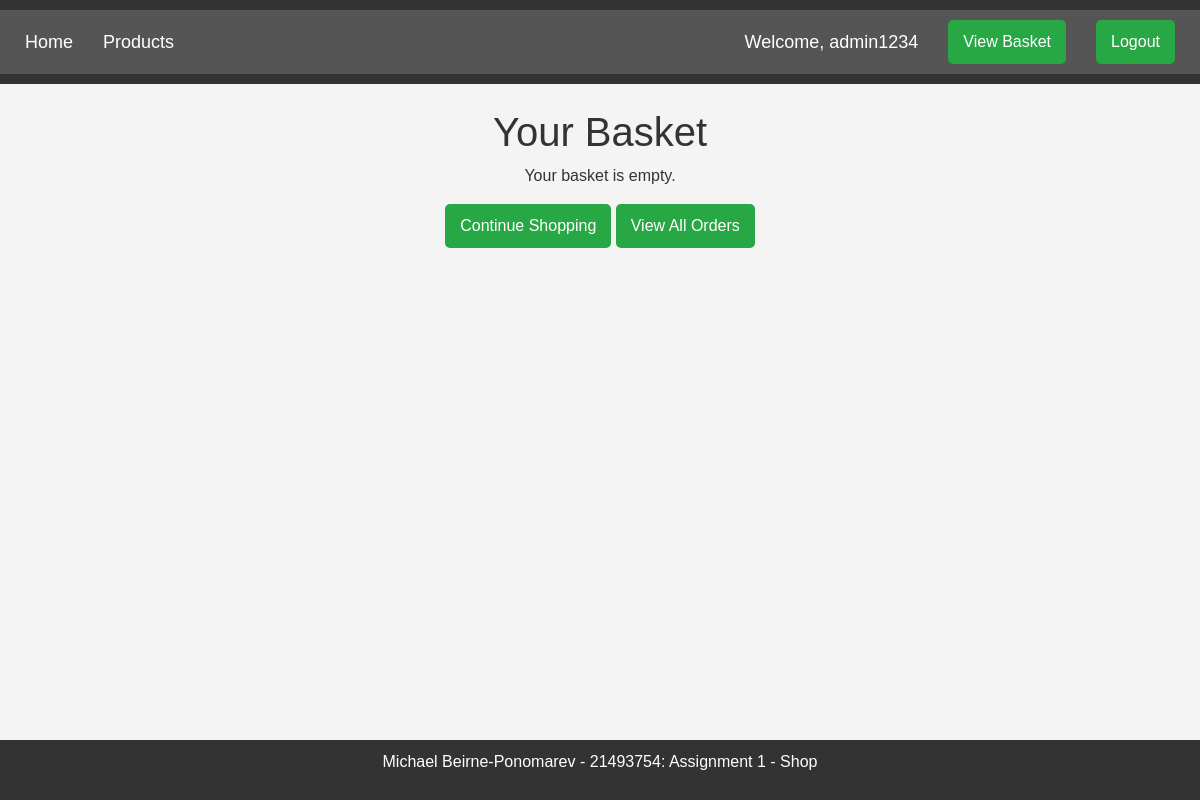
Page /view-basket/ (signed in) on the earlier database version.
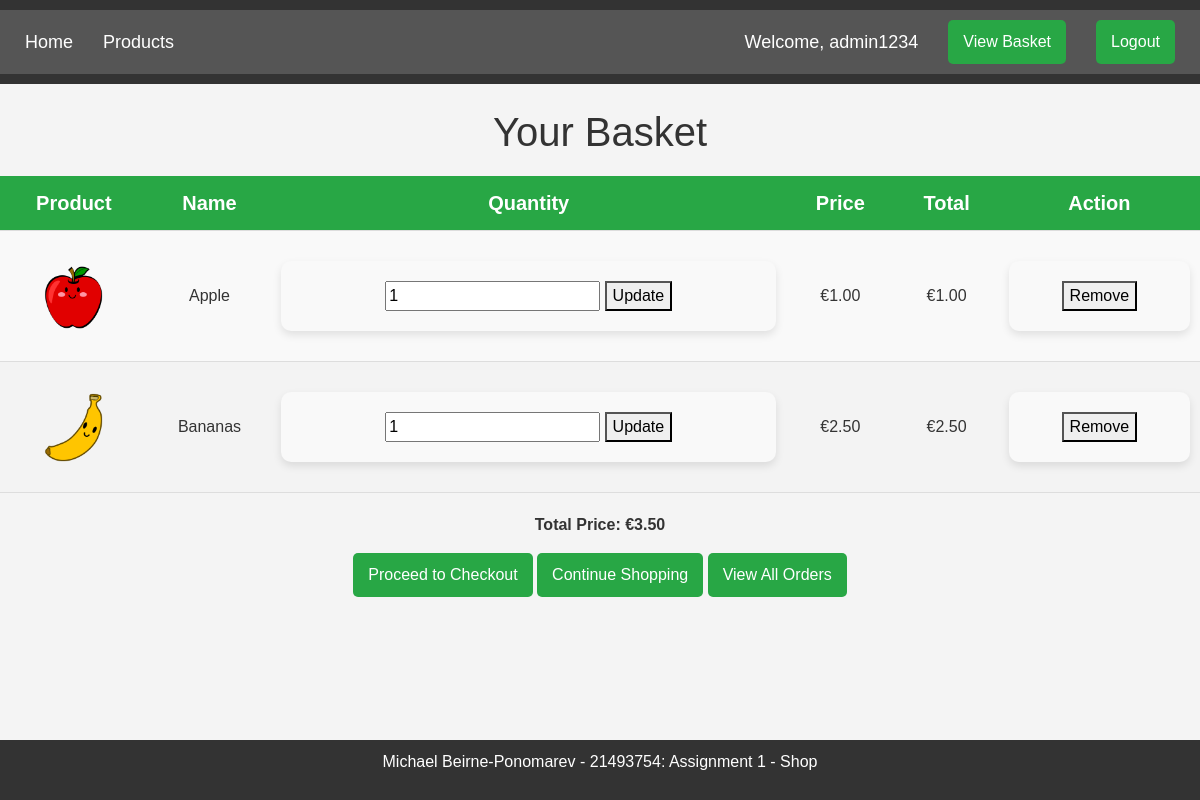
Same page on the later database version.
### mikeshop/models.py (models this page shows)
class User(AbstractUser):
    pass

class BasketItem(models.Model):
    id = models.AutoField(primary_key=True)
    basket_id = models.ForeignKey(Basket, on_delete=models.CASCADE)
    product_id = models.ForeignKey(Product, on_delete=models.CASCADE)
    quantity = models.IntegerField(default=1)
    def item_price(self):
        return self.product_id.price * self.quantity

class Product(models.Model):
    id = models.AutoField(primary_key=True)
    name = models.CharField(max_length=200, null=False)
    description = models.TextField(null = False)
    price = models.DecimalField(max_digits=6, decimal_places=2, default=0.0)
    product_image = models.FileField(upload_to='products')

### mikeshop/views.py (the view)
# urls.py: path('view-basket/', views.view_basket, name='view_basket'),
@login_required
def view_basket(request):
    if not request.user.is_authenticated:
        return redirect('/login')
    user = request.user
    basket = Basket.objects.filter(user_id=user, is_active=True).first()
    if basket is None:
        return render(request, 'view_basket.html', {'empty': True})
    basket_items = BasketItem.objects.filter(basket_id=basket)
    total_price = sum(item.item_price() for item in basket_items)
    context = {
        'basket': basket,
        'basket_items': basket_items,
        'total_price': total_price
    }
    return render(request, 'view_basket.html', context)

### mikeshop/templates/view_basket.html (shortened to what this page needs)
{% extends 'base.html' %}
{% block content %}
<br>
<div class="center">
<h1>Your Basket</h1>
{% if basket_items %}
    <table>
        <tr>
            <th>Product</th>
            <th>Name</th>
            <th>Quantity</th>
            <th>Price</th>
            <th>Total</th>
            <th>Action</th>
        </tr>
        {% for item in basket_items %}
        <tr>
            <td><img src="{{ item.product_id.product_image.url }}" alt="{{ item.product_id.name }}" style="width: 75px; height: 75px;"/></td>
            <td>{{ item.product_id.name }}</td>
            <td>
                <form action="{% url 'update_quantity' item.id %}" method="post">
                    <input type="number" name="quantity" value="{{ item.quantity }}" min="1">
                    <button type="submit">Update</button>
                </form>
            </td>
            <td>€{{ item.product_id.price }}</td>
            <td>€{{ item.item_price }}</td>
            <td>
                <form action="{% url 'remove_from_basket' item.id %}" method="post">
                    <button type="submit">Remove</button>
                </form>
            </td>
        </tr>
        {% endfor %}
    </table>
    <div class="center">
    <p><strong>Total Price: €{{ total_price }}</strong></p>
    <a href="{% url 'order' %}" class="btn btn-primary">Proceed to Checkout</a>
{% else %}
    <p>Your basket is empty.</p>
{% endif %}
<a href="{% url 'products' %}" class="btn btn-primary">Continue Shopping</a>
<a href="{% url 'view_orders' %}" class="btn btn-primary">View All Orders</a>
    </div>
</div>
{% endblock %}

### mikeshop/templates/base.html (shortened to what this page needs)
<!DOCTYPE html>
<html lang="en">
<head>
    <link href="https://cdn.jsdelivr.net/npm/bootstrap@5.1.3/dist/css/bootstrap.min.css" rel="stylesheet">
    {% load static %}
    <link rel="stylesheet" type="text/css" href="{% static 'css/styling.css' %}">
</head>
<body>
    <header>
        <nav>
            <div class="nav-left">
                <a href="{% url 'index' %}">Home</a>
                <a href="{% url 'products' %}">Products</a>
            </div>
            <div class="nav-right">
            {% if user.is_authenticated %}
            <p>Welcome, {{user.username}}</p>
            <a href="{% url 'view_basket' %}"class="btn btn-primary">View Basket</a>
            <a href="{% url 'logout' %}" class="btn btn-primary">Logout</a>
            {% else %}
            <a href="{% url 'login' %}" class="btn btn-primary">Login</a>
            <a href="{% url 'register' %}" class="btn btn-primary">Register</a>
            {% endif %}
            </div>
        </nav>
    </header>
    <main>
        {% block content %}{% endblock %}
    </main>
    <footer>
        <p>Michael Beirne-Ponomarev - 21493754: Assignment 1 - Shop</p>
    </footer>
</body>
</html>

### mikeshop/static/css/styling.css (style rules this page uses)
body { font-family: 'Arial', sans-serif; margin: 0; padding: 0; background-color: #f4f4f4; color: #333; }
.center { text-align: center; }
header { background-color: #333; color: #fff; padding: 10px 0; text-align: center; }
footer { background-color: #333; color: white; text-align: center; padding: 10px 0; position: fixed; bottom: 0; width: 100%; }
nav { display: flex; justify-content: space-between; background-color: #555; padding: 10px; align-items: center; }
.nav-left { display: flex; align-items: center; }
.nav-right { display: flex; align-items: center; }
nav a { color: white; text-decoration: none; margin: 0 15px; font-size: 18px; }
nav p { color: white; text-decoration: none; margin: 0 15px; font-size: 18px; }
.btn { display: inline-block; padding: 10px 15px; background-color: #28a745; color: white; text-align: center; text-decoration: none; border-radius: 5px; border: none; font-size: 16px; transition: background-color 0.3s ease; }
.btn-primary { background-color: #28a745; }
table { width: 100%; border-collapse: collapse; margin: 20px 0; background-color: #f9f9f9; }
table th { background-color: #28a745; color: white; text-align: left; padding: 12px; font-size: 20px; text-align: center; }
table tr { border-bottom: 1px solid #ddd; }
table tr:nth-child(odd) { background-color: #f2f2f2b8; }
table td { padding: 10px; font-size: 16px; text-align: center; }
form { max-width: 500px; margin: 20px auto; padding: 20px; background-color: #f9f9f9; border-radius: 10px; box-shadow: 0 4px 8px rgba(0, 0, 0, 0.1); }

Differences in the rows shown:
added BasketItem: product_id.product_image (picture), product_id.name "Apple", quantity "1", product_id.price "1.00", item_price "1.00"
added BasketItem: product_id.product_image (picture), product_id.name "Bananas", quantity "1", product_id.price "2.50", item_price "2.50"
Other differences:
{{ total_price }}: (not shown) → "3.50"
text no longer shown: "Your basket is empty."
text now shown: "Product Name Quantity Price Total Action Total Price: € Proceed to Checkout"
